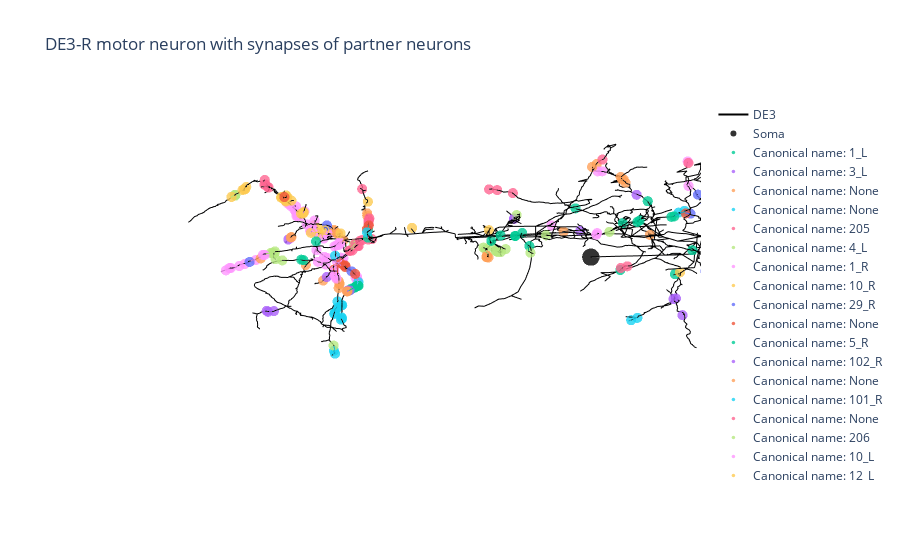

Notebook source saved alongside this figure:
### Markdown cell above
## Plot connectome of DE3-R and synapses from presynaptic partner neurons

### Code cell
def plot_graph(synapses,min_synapses = 1):
    each_tree_scatter = []
    soma = []
    for tid in synapses:
        if len(synapses[tid]) < min_synapses: continue
        xs = []
        ys = []
        zs = []
        cs = []
        for coords in synapses[tid]:
            xs.append(coords[0])
            ys.append(coords[1])
            zs.append(coords[2])
    
        each_tree_scatter.append(go.Scatter3d(x=xs, y=ys, z=zs,
                                   mode='markers',
                                   hoverinfo='text',
                                   hovertext=f'{mapping.sbem2can[tid]}',           
                                   name=f'Canonical name: {mapping.sbem2can[tid]}',
                                   marker=dict(
                                        size=3.5,                # set color to an array/list of desired values
                                        opacity=0.8
                                    )))
    

    nodes = db.nodexyz(f'tid==444 and typ==1') # (x, y, z, nid)
    soma.append(go.Scatter3d(x=nodes[0], y=nodes[1], z=nodes[2], 
                                   name='Soma',
                                   hoverinfo=[],
                                   hovertext=[],
                                   mode='markers',
                                   marker=dict(
                                        color= "rgb(0,0,0)",
                                        size=6,                # set color to an array/list of desired values                                    
                                        opacity=0.8
                                    )))
    fig = go.Figure(data=[go.Scatter3d(x=x, y=y, z=z,
                                   mode='lines',
                                   opacity=1,
                                   name='DE3',
                                   marker=dict(
                                       color=1,
                    
                                    ))] + soma + each_tree_scatter)
    
    
    fig.update_layout(title="DE3-R motor neuron with synapses of partner neurons",
                      showlegend=True,
        scene=dict(
            xaxis=dict(nticks=5, range=[50, 300], showbackground=False, showticklabels=False, title=''),
            yaxis=dict(nticks=13, range=[50, 750], showbackground=False, showticklabels=False, title=''),
            zaxis=dict(nticks=6, range=[50, 350], showbackground=False, showticklabels=False, title=''),
            aspectmode='data'
        ),
        scene_camera=dict(
            eye=dict(x=-0.8, y=-0.8, z=0.05),
            up=dict(x=0, y=0, z=1),
            center=dict(x=0, y=0, z=0)
        )
    )   

    
    plotly.offline.plot(fig, filename='Visualization_DE-3R.html', auto_open=True)
    fig.show()
    
plot_graph(synapses);

### Figure 1 — Plotly figure (JSON) as saved in the notebook; plotly's stock layout.template omitted (floating-point values rounded to 4 significant figures; data arrays with more than 128 entries replaced by an {"elided": "..."} marker saying what was removed)
{"data": [{"marker": {"color": 1}, "mode": "lines", "name": "DE3", "opacity": 1, "type": "scatter3d", "x": {"elided": "9052 float values"}, "y": {"elided": "9052 float values"}, "z": {"elided": "9052 float values"}}, {"hoverinfo": [], "hovertext": [], "marker": {"color": "rgb(0,0,0)", "opacity": 0.8, "size": 6}, "mode": "markers", "name": "Soma", "type": "scatter3d", "x": [188.8], "y": [253.8], "z": [227.6]}, {"hoverinfo": "text", "hovertext": "1_L", "marker": {"opacity": 0.8, "size": 3.5}, "mode": "markers", "name": "Canonical name: 1_L", "type": "scatter3d", "x": [133.1, 118.2, 109.9, 114.2], "y": [214.9, 221.4, 376.0, 182.5], "z": [255.1, 243.3, 250.8, 235.3]}, {"hoverinfo": "text", "hovertext": "3_L", "marker": {"opacity": 0.8, "size": 3.5}, "mode": "markers", "name": "Canonical name: 3_L", "type": "scatter3d", "x": [134.4, 126.0, 111.6, 111.6], "y": [219.7, 241.7, 270.3, 270.4], "z": [259.2, 241.2, 249.7, 249.9]}, {"hoverinfo": "text", "hovertext": "None", "marker": {"opacity": 0.8, "size": 3.5}, "mode": "markers", "name": "Canonical name: None", "type": "scatter3d", "x": [132.6, 132.9, 117.1, 104.4, 133.2, 101.3, 104.8, 105.4, 105.3, 109.6, 112.2, 112.4, 132.9], "y": [225.5, 226.1, 232.5, 402.4, 224.2, 393.9, 404.5, 407.2, 408.0, 436.2, 378.4, 378.7, 224.8], "z": [268.0, 269.6, 275.7, 249.3, 266.2, 243.4, 250.1, 252.2, 253.1, 259.4, 262.6, 264.6, 268]}, {"hoverinfo": "text", "hovertext": "None", "marker": {"opacity": 0.8, "size": 3.5}, "mode": "markers", "name": "Canonical name: None", "type": "scatter3d", "x": [124.4, 121.6, 129.4, 124.2], "y": [201.9, 191.0, 172.9, 199.9], "z": [247.0, 256.2, 289.7, 247.7]}, {"hoverinfo": "text", "hovertext": "205", "marker": {"opacity": 0.8, "size": 3.5}, "mode": "markers", "name": "Canonical name: 205", "type": "scatter3d", "x": [116.4], "y": [229.9], "z": [277.4]}, {"hoverinfo": "text", "hovertext": "4_L", "marker": {"opacity": 0.8, "size": 3.5}, "mode": "markers", "name": "Canonical name: 4_L", "type": "scatter3d", "x": [114.1, 100.4, 100.9], "y": [270.0, 382.6, 381.9], "z": [252.1, 239.0, 239.6]}, {"hoverinfo": "text", "hovertext": "1_R", "marker": {"opacity": 0.8, "size": 3.5}, "mode": "markers", "name": "Canonical name: 1_R", "type": "scatter3d", "x": [99.72, 133.4, 132.0, 129.7, 110.3, 112.2, 131.0, 107.7, 105.9, 104.8, 107.2, 104.9, 131.8, 106.8, 141.2, 138.8, 107.7, 111.0, 111.2, 111.3, 107.1, 95.48, 96.33, 96.75, 99.44, 107.6, 108.5, 107.4, 107.4, 107.7, 108.2, 91.16, 104.8, 103.8, 104.2, 87.68, 86.17, 91.74, 92.58, 92.1, 87.79, 124.8, 141.4, 142.7, 88.85, 98.02, 109.7, 114.5, 107.8, 126.1, 100.1, 99.7], "y": [396.9, 190.6, 199.9, 200.1, 435.3, 447.5, 235.7, 459.4, 465.9, 467.9, 463.8, 401.7, 233.8, 444.9, 187.8, 184.1, 457.1, 459.9, 458.5, 454.4, 417.2, 419.2, 410.9, 407.9, 399.5, 385.3, 387.4, 384.8, 384.6, 385.2, 385.2, 404.6, 406.9, 403.6, 399.9, 539.6, 540.0, 555.0, 530.4, 519.7, 495.5, 169.6, 184.6, 184.5, 411.3, 394.1, 459.2, 472.5, 416.2, 255.8, 393.2, 394.4], "z": [241.6, 245.8, 260.5, 272.3, 264.0, 261.5, 274.2, 276.2, 282.4, 284.4, 280.1, 240.1, 274.0, 273.1, 218.4, 217.6, 279.2, 270.5, 270.3, 269.8, 249.4, 236.0, 230, 229.1, 225.7, 213.3, 212.6, 211.3, 210.5, 210.3, 208.5, 223.4, 239.0, 239.7, 241.4, 221, 220.9, 218.4, 223.1, 225.2, 228.7, 279.1, 225.5, 226.2, 225.8, 228.9, 273.8, 250.3, 249.9, 245.4, 228.4, 226.1]}, {"hoverinfo": "text", "hovertext": "10_R", "marker": {"opacity": 0.8, "size": 3.5}, "mode": "markers", "name": "Canonical name: 10_R", "type": "scatter3d", "x": [103.5, 133.4, 107.9, 101.1, 103.7, 104.5, 104.7, 102.8, 104.8, 106.4, 108.6, 107.8, 107.9, 108.0, 106.8, 106.4, 110.7, 107.3], "y": [466.7, 174.0, 450.5, 470.1, 470.9, 465.8, 467.7, 473.0, 468.7, 426.8, 429.1, 447.7, 446.9, 447.2, 469.7, 462.1, 376.7, 428.6], "z": [284.6, 246.6, 271.5, 289.1, 287.8, 288.8, 290.5, 289.2, 285.9, 251.9, 250.2, 271.5, 272.6, 272.1, 288.2, 285.1, 273.5, 256.5]}, {"hoverinfo": "text", "hovertext": "29_R", "marker": {"opacity": 0.8, "size": 3.5}, "mode": "markers", "name": "Canonical name: 29_R", "type": "scatter3d", "x": [139.1, 147.8, 140.1, 151.4, 147.2, 146.9, 147.2], "y": [191.5, 198.8, 190.6, 201.8, 195.8, 195.2, 195.4], "z": [298.9, 257.6, 297.9, 248.5, 252.8, 218.2, 252.4]}, {"hoverinfo": "text", "hovertext": "None", "marker": {"opacity": 0.8, "size": 3.5}, "mode": "markers", "name": "Canonical name: None", "type": "scatter3d", "x": [151.9], "y": [203.6], "z": [248.9]}, {"hoverinfo": "text", "hovertext": "5_R", "marker": {"opacity": 0.8, "size": 3.5}, "mode": "markers", "name": "Canonical name: 5_R", "type": "scatter3d", "x": [113.3, 112.5, 134.5, 103.5], "y": [214.7, 213.7, 198.3, 259.0], "z": [243.0, 243.5, 228.8, 232.6]}, {"hoverinfo": "text", "hovertext": "102_R", "marker": {"opacity": 0.8, "size": 3.5}, "mode": "markers", "name": "Canonical name: 102_R", "type": "scatter3d", "x": [82.4, 81.45, 132.0, 86.96, 137.5, 138.1], "y": [470.5, 471.3, 200.7, 467.1, 205.0, 204.2], "z": [179.1, 180.1, 196.2, 179.8, 203.9, 204.2]}, {"hoverinfo": "text", "hovertext": "None", "marker": {"opacity": 0.8, "size": 3.5}, "mode": "markers", "name": "Canonical name: None", "type": "scatter3d", "x": [100.4, 100.5, 88.05], "y": [437.3, 416.2, 487.7], "z": [223.3, 209.7, 230.2]}, {"hoverinfo": "text", "hovertext": "101_R", "marker": {"opacity": 0.8, "size": 3.5}, "mode": "markers", "name": "Canonical name: 101_R", "type": "scatter3d", "x": [137.9, 137.5], "y": [219.0, 221.4], "z": [192.8, 191.2]}, {"hoverinfo": "text", "hovertext": "None", "marker": {"opacity": 0.8, "size": 3.5}, "mode": "markers", "name": "Canonical name: None", "type": "scatter3d", "x": [129.7, 104.5, 103.9, 102.3, 103.8, 113.8, 112.3, 112.8, 112.1, 104.9, 105.1, 100.3, 100.6, 101.0, 100.9, 100.0], "y": [199.8, 377.4, 379.4, 382.7, 377.0, 378.4, 377.0, 376.9, 377.1, 382.4, 381.7, 386.9, 365.2, 369.0, 384.5, 386.3], "z": [271.5, 283.0, 242.1, 240.2, 242.7, 259.0, 258.9, 260.4, 256.2, 238.1, 238.1, 234.6, 242.6, 242.5, 234.5, 234.2]}, {"hoverinfo": "text", "hovertext": "206", "marker": {"opacity": 0.8, "size": 3.5}, "mode": "markers", "name": "Canonical name: 206", "type": "scatter3d", "x": [115.8, 116.3, 107.9, 106.8, 106.1, 115.6, 115.6, 105.6, 109.0, 105.0, 109.1], "y": [226.2, 282.7, 276.0, 284.4, 285.5, 281.9, 281.1, 280.7, 273.8, 258.9, 252.7], "z": [239.0, 230.9, 229.9, 231.7, 232.9, 230.8, 230.2, 234.1, 231.6, 228.8, 238.6]}, {"hoverinfo": "text", "hovertext": "10_L", "marker": {"opacity": 0.8, "size": 3.5}, "mode": "markers", "name": "Canonical name: 10_L", "type": "scatter3d", "x": [109.2, 108.9, 115.3, 108.0, 108.7, 109.5, 110.5, 108.6], "y": [439.0, 438.1, 429.2, 435.9, 437.7, 440.4, 435.9, 436.9], "z": [255.8, 256.9, 247.4, 257.1, 254.7, 254.8, 253.2, 254.7]}, {"hoverinfo": "text", "hovertext": "12_L", "marker": {"opacity": 0.8, "size": 3.5}, "mode": "markers", "name": "Canonical name: 12_L", "type": "scatter3d", "x": [108.6], "y": [438.6], "z": [252.9]}, {"hoverinfo": "text", "hovertext": "2_L", "marker": {"opacity": 0.8, "size": 3.5}, "mode": "markers", "name": "Canonical name: 2_L", "type": "scatter3d", "x": [98.73], "y": [409.8], "z": [256.7]}, {"hoverinfo": "text", "hovertext": "HE_L", "marker": {"opacity": 0.8, "size": 3.5}, "mode": "markers", "name": "Canonical name: HE_L", "type": "scatter3d", "x": [108.7, 107.1, 102.0, 101.8, 107.2, 104.6], "y": [398.5, 398.9, 467.3, 392.2, 402.3, 407.3], "z": [222.7, 222.7, 288.7, 221.1, 224.6, 219.2]}, {"hoverinfo": "text", "hovertext": "8_R", "marker": {"opacity": 0.8, "size": 3.5}, "mode": "markers", "name": "Canonical name: 8_R", "type": "scatter3d", "x": [134.3, 95.29, 125.3, 125.0, 139.1, 122.4, 98.54, 106.8, 104.7, 105.2, 102.9, 103.2, 112.4], "y": [246.6, 419.4, 203.6, 204.5, 205.0, 143.7, 367.4, 264.0, 267.0, 267.0, 279.4, 274.2, 220.7], "z": [255.1, 243.5, 245.5, 245.3, 216.8, 211.1, 243.7, 240.6, 238.9, 238.9, 236.7, 239.6, 218.9]}, {"hoverinfo": "text", "hovertext": "153_R", "marker": {"opacity": 0.8, "size": 3.5}, "mode": "markers", "name": "Canonical name: 153_R", "type": "scatter3d", "x": [98.9], "y": [410.5], "z": [212.8]}, {"hoverinfo": "text", "hovertext": "4_R", "marker": {"opacity": 0.8, "size": 3.5}, "mode": "markers", "name": "Canonical name: 4_R", "type": "scatter3d", "x": [130.6, 117.2, 130.8], "y": [238.1, 247.0, 213.4], "z": [277.1, 240.7, 237.2]}, {"hoverinfo": "text", "hovertext": "125_R", "marker": {"opacity": 0.8, "size": 3.5}, "mode": "markers", "name": "Canonical name: 125_R", "type": "scatter3d", "x": [106.9, 108.4], "y": [408.0, 384.5], "z": [231.1, 208.9]}, {"hoverinfo": "text", "hovertext": "9_R", "marker": {"opacity": 0.8, "size": 3.5}, "mode": "markers", "name": "Canonical name: 9_R", "type": "scatter3d", "x": [99.18, 103.1, 103.5, 103.1, 101.0], "y": [487.4, 496.8, 494.6, 498.6, 495.4], "z": [300.6, 305.5, 303, 305.6, 309.6]}, {"hoverinfo": "text", "hovertext": "125_L", "marker": {"opacity": 0.8, "size": 3.5}, "mode": "markers", "name": "Canonical name: 125_L", "type": "scatter3d", "x": [97.97, 98.24, 77.28, 76.08, 76.19, 71.47, 75.49, 75.29, 82.11, 98.27], "y": [544.4, 543.8, 456.8, 452.2, 458.1, 446.0, 452.1, 454.3, 449.0, 543.5], "z": [301.1, 300.3, 234.2, 235.5, 234.4, 228.4, 233.9, 234.1, 227.5, 301.2]}, {"hoverinfo": "text", "hovertext": "L_R", "marker": {"opacity": 0.8, "size": 3.5}, "mode": "markers", "name": "Canonical name: L_R", "type": "scatter3d", "x": [132.1, 101.3, 101.9], "y": [156.2, 227.5, 228.1], "z": [212.5, 237.7, 236.9]}, {"hoverinfo": "text", "hovertext": "6_R", "marker": {"opacity": 0.8, "size": 3.5}, "mode": "markers", "name": "Canonical name: 6_R", "type": "scatter3d", "x": [100.9, 96.26, 100.8, 100.4, 101.2, 107.9, 103.5, 98.77, 105.4], "y": [528.8, 548.3, 530.8, 532.8, 527.3, 421.1, 399.0, 330.1, 281.9], "z": [305.3, 299.3, 305.4, 305.1, 307.5, 253.9, 249.5, 248.3, 243.5]}, {"hoverinfo": "text", "hovertext": "154_R", "marker": {"opacity": 0.8, "size": 3.5}, "mode": "markers", "name": "Canonical name: 154_R", "type": "scatter3d", "x": [104.2, 89.66], "y": [388.2, 508.0], "z": [217.8, 227.1]}, {"hoverinfo": "text", "hovertext": "117_L", "marker": {"opacity": 0.8, "size": 3.5}, "mode": "markers", "name": "Canonical name: 117_L", "type": "scatter3d", "x": [105.8], "y": [385.8], "z": [215.7]}, {"hoverinfo": "text", "hovertext": "151_L", "marker": {"opacity": 0.8, "size": 3.5}, "mode": "markers", "name": "Canonical name: 151_L", "type": "scatter3d", "x": [109.1, 109.6, 107.9, 107.9, 108.7, 108.9, 108.5, 108.7], "y": [385.0, 385.9, 386.0, 387.1, 388.4, 390.9, 393.0, 393.7], "z": [205.9, 205.9, 205.7, 204.9, 204.4, 203.6, 202.7, 201.9]}, {"hoverinfo": "text", "hovertext": "156_L", "marker": {"opacity": 0.8, "size": 3.5}, "mode": "markers", "name": "Canonical name: 156_L", "type": "scatter3d", "x": [109.1, 108.8], "y": [394.3, 396.4], "z": [201.7, 201.4]}, {"hoverinfo": "text", "hovertext": "117_R", "marker": {"opacity": 0.8, "size": 3.5}, "mode": "markers", "name": "Canonical name: 117_R", "type": "scatter3d", "x": [109.1, 109.5, 110.2, 109.8, 109.7, 109.1, 119.7, 114.2, 113.9, 113.4, 111.4, 133.6, 133.7, 146.4, 133.5, 142.6], "y": [397.1, 396.9, 407.1, 405.9, 405.8, 406.1, 289.4, 287.0, 287.2, 285.7, 285.7, 167.5, 173.3, 193.2, 173.1, 192.9], "z": [200.9, 200.8, 203.3, 207.3, 206.6, 209.2, 227.5, 228.1, 227.2, 226.8, 227.1, 200.8, 205.0, 211.6, 204.2, 217.5]}, {"hoverinfo": "text", "hovertext": "107_R", "marker": {"opacity": 0.8, "size": 3.5}, "mode": "markers", "name": "Canonical name: 107_R", "type": "scatter3d", "x": [111.0, 110.3, 108.5, 108.8, 107.5, 110.2, 96.58, 97.55, 110.7, 112.1, 111.6, 111.3], "y": [403.9, 404.2, 402.6, 402.2, 402.4, 412.4, 399.7, 401.8, 412.1, 410.6, 409.8, 409.4], "z": [188.6, 188.5, 178.2, 177.4, 176.4, 180.4, 148.8, 150.8, 181.4, 185.7, 185.8, 191.4]}, {"hoverinfo": "text", "hovertext": "20_R", "marker": {"opacity": 0.8, "size": 3.5}, "mode": "markers", "name": "Canonical name: 20_R", "type": "scatter3d", "x": [98.19, 98.43, 98.49], "y": [274.3, 278.9, 265.9], "z": [266.1, 267.3, 263.2]}, {"hoverinfo": "text", "hovertext": "116_R", "marker": {"opacity": 0.8, "size": 3.5}, "mode": "markers", "name": "Canonical name: 116_R", "type": "scatter3d", "x": [100.9], "y": [405.0], "z": [154.4]}, {"hoverinfo": "text", "hovertext": "None", "marker": {"opacity": 0.8, "size": 3.5}, "mode": "markers", "name": "Canonical name: None", "type": "scatter3d", "x": [84.84, 82.67, 107.1, 107.9, 107.2, 107.7, 107.4], "y": [480.2, 475.0, 409.2, 408.9, 409.8, 407.4, 408.1], "z": [233.4, 233.2, 218.1, 213.9, 215.4, 211.3, 213]}, {"hoverinfo": "text", "hovertext": "None", "marker": {"opacity": 0.8, "size": 3.5}, "mode": "markers", "name": "Canonical name: None", "type": "scatter3d", "x": [140.2], "y": [203.3], "z": [217.7]}, {"hoverinfo": "text", "hovertext": "None", "marker": {"opacity": 0.8, "size": 3.5}, "mode": "markers", "name": "Canonical name: None", "type": "scatter3d", "x": [131.2, 133.9, 133.1, 134.7, 135.7, 136.8, 134.9], "y": [176.1, 178.3, 175.8, 178.7, 179.3, 179.5, 179.1], "z": [235.6, 235.8, 235.2, 234.6, 234.1, 234.1, 234.2]}, {"hoverinfo": "text", "hovertext": "2_R", "marker": {"opacity": 0.8, "size": 3.5}, "mode": "markers", "name": "Canonical name: 2_R", "type": "scatter3d", "x": [111.2, 110.8], "y": [376.2, 377.8], "z": [254.6, 251.6]}, {"hoverinfo": "text", "hovertext": "216_L", "marker": {"opacity": 0.8, "size": 3.5}, "mode": "markers", "name": "Canonical name: 216_L", "type": "scatter3d", "x": [86.98, 87.42], "y": [429.4, 427.3], "z": [227.8, 227.4]}, {"hoverinfo": "text", "hovertext": "11_L", "marker": {"opacity": 0.8, "size": 3.5}, "mode": "markers", "name": "Canonical name: 11_L", "type": "scatter3d", "x": [114.4], "y": [475.6], "z": [249.1]}, {"hoverinfo": "text", "hovertext": "7_L", "marker": {"opacity": 0.8, "size": 3.5}, "mode": "markers", "name": "Canonical name: 7_L", "type": "scatter3d", "x": [114.4, 114.3], "y": [472.0, 470.8], "z": [251.0, 251.3]}, {"hoverinfo": "text", "hovertext": "5_L", "marker": {"opacity": 0.8, "size": 3.5}, "mode": "markers", "name": "Canonical name: 5_L", "type": "scatter3d", "x": [98.97], "y": [368.6], "z": [247.9]}, {"hoverinfo": "text", "hovertext": "151_R", "marker": {"opacity": 0.8, "size": 3.5}, "mode": "markers", "name": "Canonical name: 151_R", "type": "scatter3d", "x": [109.9, 110.8], "y": [217.4, 220.1], "z": [220.8, 219.9]}], "layout": {"scene": {"aspectmode": "data", "camera": {"center": {"x": 0, "y": 0, "z": 0}, "eye": {"x": -0.8, "y": -0.8, "z": 0.05}, "up": {"x": 0, "y": 0, "z": 1}}, "xaxis": {"nticks": 5, "range": [50, 300], "showbackground": false, "showticklabels": false, "title": {"text": ""}}, "yaxis": {"nticks": 13, "range": [50, 750], "showbackground": false, "showticklabels": false, "title": {"text": ""}}, "zaxis": {"nticks": 6, "range": [50, 350], "showbackground": false, "showticklabels": false, "title": {"text": ""}}}, "showlegend": true, "title": {"text": "DE3-R motor neuron with synapses of partner neurons"}}}
